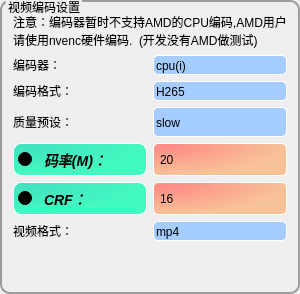
                        <widget class="QGroupBox" name="groupBox_om_2">
                         <property name="styleSheet">
                          <string notr="true">QGroupBox
{
     font: bold 15pt &quot;黑体&quot;;
     border-color: rgb(156, 156, 156);
     border-width: 2px;
     border-style: solid;
     border-radius:10px;
     margin-top: 5ex;
	 
}
QGroupBox::title {
    subcontrol-origin: margin;
    left: 6px;
top:0px;
}</string>
                         </property>
                         <property name="title">
                          <string>视频编码设置</string>
                         </property>
                         <layout class="QVBoxLayout" name="verticalLayout_12">
                          <item>
                           <widget class="QLabel" name="label_13">
                            <property name="styleSheet">
                             <string notr="true">font: bold 12pt &quot;Microsoft YaHei&quot;;</string>
                            </property>
                            <property name="text">
                             <string>注意：编码器暂时不支持AMD的CPU编码,AMD用户请使用nvenc硬件编码.  (开发没有AMD做测试)</string>
                            </property>
                            <property name="wordWrap">
                             <bool>true</bool>
                            </property>
                           </widget>
                          </item>
                          <item>
                           <layout class="QHBoxLayout" name="horizontalLayout_17">
                            <item>
                             <widget class="QLabel" name="label_18">
                              <property name="styleSheet">
                               <string notr="true">font: bold 13pt &quot;Microsoft YaHei&quot;;</string>
                              </property>
                              <property name="text">
                               <string>编码器：</string>
                              </property>
                             </widget>
                            </item>
                            <item>
                             <widget class="QComboBox" name="cb_encode">
                              <property name="sizePolicy">
                               <sizepolicy hsizetype="Preferred" vsizetype="Minimum">
                                <horstretch>0</horstretch>
                                <verstretch>0</verstretch>
                               </sizepolicy>
                              </property>
                              <property name="styleSheet">
                               <string notr="true">QComboBox
{
	border-radius:5px;
	background-color:rgb(165, 205, 255);
	font: bold 13pt &quot;Microsoft YaHei&quot;;
    color:rgb(0,0,0);
    border:1px outset rgb(255, 255, 255);
	padding-top: 2px;
	padding-left: 2px;
}
QComboBox:disabled
{
	background-color:rgba(50,50,50,200);
	font: 75 9pt &quot;Microsoft YaHei&quot;;
    color:rgb(160,160,160);
}
QComboBox:hover
{
	background-color: rgba(165, 205, 255,80%);
	border:1px solid rgb(31,156,220) ;
}
/*点击combox的样式*/
QComboBox:on
{
	border-radius:3px;
	background-color: rgba(165, 205, 255,80%);
	font: 75 9pt &quot;Microsoft YaHei&quot;;
    color:rgb(0,0,0);
    border:1px solid rgb(31,156,220) ;
}
/*下拉框的样式*/
QComboBox QAbstractItemView 
{
    outline: 0px solid gray;  /*取消选中虚线*/
    border: 1px solid rgb(31,156,220);  
    font: 75 9pt &quot;Microsoft YaHei&quot;;
    color: rgb(0,0,0);
    background-color: rgba(165, 205, 255,80%);
    selection-background-color: rgb(90,90,90);   
}
 /*选中每一项高度*/
QComboBox QAbstractItemView::item
 { 
	height: 25px;  
 }
/*选中每一项的字体颜色和背景颜色*/
QComboBox QAbstractItemView::item:selected 
{
    color: rgb(31,163,246);
	background-color: rgb(0,0,0); 
}
 /*下拉箭头的边框*/
QComboBox::drop-down 
{
	border:none;
}
 /*下拉箭头样式*/
QComboBox::down-arrow 
{
    right:10px;/*控制箭头左右偏移*/
    width: 9px;  
    height: 9px; 
  border-image: url(:/white/buttom_white/下1_down-two.svg);
      border-width:8px 8px 8px 8px;
}
 /*下拉箭头点击样式*/
QComboBox::down-arrow:on
{
    width: 9px;  
    height: 9px;   
    border-image: url(:/white/buttom_white/上1_up-two.svg);
    border-width:8px 8px 8px 8px;
}</string>
                              </property>
                              <item>
                               <property name="text">
                                <string>cpu(i)</string>
                               </property>
                              </item>
                              <item>
                               <property name="text">
                                <string>nvenc</string>
                               </property>
                              </item>
                             </widget>
                            </item>
                           </layout>
                          </item>
                          <item>
                           <layout class="QHBoxLayout" name="horizontalLayout_16">
                            <item>
                             <widget class="QLabel" name="label_22">
                              <property name="styleSheet">
                               <string notr="true">font: bold 13pt &quot;Microsoft YaHei&quot;;</string>
                              </property>
                              <property name="text">
                               <string>编码格式：</string>
                              </property>
                             </widget>
                            </item>
                            <item>
                             <widget class="QComboBox" name="cb_eformat">
                              <property name="sizePolicy">
                               <sizepolicy hsizetype="Preferred" vsizetype="Minimum">
                                <horstretch>0</horstretch>
                                <verstretch>0</verstretch>
                               </sizepolicy>
                              </property>
                              <property name="styleSheet">
                               <string notr="true">QComboBox
{
	border-radius:5px;
	background-color:rgb(165, 205, 255);
	font: bold 13pt &quot;Microsoft YaHei&quot;;
    color:rgb(0,0,0);
    border:1px outset rgb(255, 255, 255);
	padding-top: 2px;
	padding-left: 2px;
}
QComboBox:disabled
{
	background-color:rgba(50,50,50,200);
	font: 75 9pt &quot;Microsoft YaHei&quot;;
    color:rgb(160,160,160);
}
QComboBox:hover
{
	background-color: rgba(165, 205, 255,80%);
	border:1px solid rgb(31,156,220) ;
}
/*点击combox的样式*/
QComboBox:on
{
	border-radius:3px;
	background-color: rgba(165, 205, 255,80%);
	font: 75 9pt &quot;Microsoft YaHei&quot;;
    color:rgb(0,0,0);
    border:1px solid rgb(31,156,220) ;
}
/*下拉框的样式*/
QComboBox QAbstractItemView 
{
    outline: 0px solid gray;  /*取消选中虚线*/
    border: 1px solid rgb(31,156,220);  
    font: 75 9pt &quot;Microsoft YaHei&quot;;
    color: rgb(0,0,0);
    background-color: rgba(165, 205, 255,80%);
    selection-background-color: rgb(90,90,90);   
}
 /*选中每一项高度*/
QComboBox QAbstractItemView::item
 { 
	height: 25px;  
 }
/*选中每一项的字体颜色和背景颜色*/
QComboBox QAbstractItemView::item:selected 
{
    color: rgb(31,163,246);
	background-color: rgb(0,0,0); 
}
 /*下拉箭头的边框*/
QComboBox::drop-down 
{
	border:none;
}
 /*下拉箭头样式*/
QComboBox::down-arrow 
{
    right:10px;/*控制箭头左右偏移*/
    width: 9px;  
    height: 9px; 
  border-image: url(:/white/buttom_white/下1_down-two.svg);
      border-width:8px 8px 8px 8px;
}
 /*下拉箭头点击样式*/
QComboBox::down-arrow:on
{
    width: 9px;  
    height: 9px;   
    border-image: url(:/white/buttom_white/上1_up-two.svg);
    border-width:8px 8px 8px 8px;
}</string>
                              </property>
                              <item>
                               <property name="text">
                                <string>H265</string>
                               </property>
                              </item>
                              <item>
                               <property name="text">
                                <string>H264</string>
                               </property>
                              </item>
                             </widget>
                            </item>
                           </layout>
                          </item>
                          <item>
                           <layout class="QHBoxLayout" name="horizontalLayout_15">
                            <item>
                             <widget class="QLabel" name="label_23">
                              <property name="styleSheet">
                               <string notr="true">font: bold 13pt &quot;Microsoft YaHei&quot;;</string>
                              </property>
                              <property name="text">
                               <string>质量预设：</string>
                              </property>
                             </widget>
                            </item>
                            <item>
                             <widget class="QComboBox" name="cb_preset">
                              <property name="sizePolicy">
                               <sizepolicy hsizetype="Preferred" vsizetype="Minimum">
                                <horstretch>0</horstretch>
                                <verstretch>0</verstretch>
                               </sizepolicy>
                              </property>
                              <property name="minimumSize">
                               <size>
                                <width>0</width>
                                <height>30</height>
                               </size>
                              </property>
                              <property name="styleSheet">
                               <string notr="true">QComboBox
{
	border-radius:5px;
	background-color:rgb(165, 205, 255);
	font: bold 13pt &quot;Microsoft YaHei&quot;;
    color:rgb(0,0,0);
    border:1px outset rgb(255, 255, 255);
	padding-top: 2px;
	padding-left: 2px;
}
QComboBox:disabled
{
	background-color:rgba(50,50,50,200);
	font: 75 9pt &quot;Microsoft YaHei&quot;;
    color:rgb(160,160,160);
}
QComboBox:hover
{
	background-color: rgba(165, 205, 255,80%);
	border:1px solid rgb(31,156,220) ;
}
/*点击combox的样式*/
QComboBox:on
{
	border-radius:3px;
	background-color: rgba(165, 205, 255,80%);
	font: 75 9pt &quot;Microsoft YaHei&quot;;
    color:rgb(0,0,0);
    border:1px solid rgb(31,156,220) ;
}
/*下拉框的样式*/
QComboBox QAbstractItemView 
{
    outline: 0px solid gray;  /*取消选中虚线*/
    border: 1px solid rgb(31,156,220);  
    font: 75 9pt &quot;Microsoft YaHei&quot;;
    color: rgb(0,0,0);
    background-color: rgba(165, 205, 255,80%);
    selection-background-color: rgb(90,90,90);   
}
 /*选中每一项高度*/
QComboBox QAbstractItemView::item
 { 
	height: 25px;  
 }
/*选中每一项的字体颜色和背景颜色*/
QComboBox QAbstractItemView::item:selected 
{
    color: rgb(31,163,246);
	background-color: rgb(0,0,0); 
}
 /*下拉箭头的边框*/
QComboBox::drop-down 
{
	border:none;
}
 /*下拉箭头样式*/
QComboBox::down-arrow 
{
    right:10px;/*控制箭头左右偏移*/
    width: 9px;  
    height: 9px; 
  border-image: url(:/white/buttom_white/下1_down-two.svg);
      border-width:8px 8px 8px 8px;
}
 /*下拉箭头点击样式*/
QComboBox::down-arrow:on
{
    width: 9px;  
    height: 9px;   
    border-image: url(:/white/buttom_white/上1_up-two.svg);
    border-width:8px 8px 8px 8px;
}</string>
                              </property>
                              <item>
                               <property name="text">
                                <string>slow</string>
                               </property>
                              </item>
                              <item>
                               <property name="text">
                                <string>medium</string>
                               </property>
                              </item>
                              <item>
                               <property name="text">
                                <string>fast</string>
                               </property>
                              </item>
                             </widget>
                            </item>
                           </layout>
                          </item>
                          <item>
                           <layout class="QHBoxLayout" name="horizontalLayout_14">
                            <item>
                             <widget class="QRadioButton" name="rb_bit">
                              <property name="styleSheet">
                               <string notr="true">QRadioButton{
  spacing:12px;
  color: rgb(0, 0, 0);
  background-color: qradialgradient(cx:0, cy:0, radius:1, fx:0.1, fy:0.1, stop:0 rgb(66, 226, 192),  stop:1 rgb(66, 250, 192));
  border:1px outset rgb(255, 255, 255);
  border-radius:8px;
  padding:4px;
    font-family: &quot;Microsoft YaHei&quot;;
	font-size: 14px;
	font-style: italic;
	font-weight: bold;
    font: bold 18px &quot;Microsoft YaHei&quot;
}
QRadioButton:hover {
  background-color:rgb(50, 250, 180);
  border:2px outset rgba(36, 36, 36,0);
}
QRadioButton:pressed {
  background-color:rgb(66, 250, 192);
  border:4px outset rgba(36, 36, 36,0);
}</string>
                              </property>
                              <property name="text">
                               <string>码率(M)：</string>
                              </property>
                             </widget>
                            </item>
                            <item>
                             <widget class="QSpinBox" name="sb_bit">
                              <property name="sizePolicy">
                               <sizepolicy hsizetype="Minimum" vsizetype="Minimum">
                                <horstretch>0</horstretch>
                                <verstretch>0</verstretch>
                               </sizepolicy>
                              </property>
                              <property name="styleSheet">
                               <string notr="true">QSpinBox {
    padding-top: 2px;
    padding-bottom: 2px;
	padding-left: 4px;
    padding-right: 15px;
    border:1px outset rgb(255, 255, 255);
    border-radius:5px;
	color: rgb(200,200,200);
    background-color: qradialgradient(cx:0, cy:0, radius:1, fx:0.1, fy:0.1, stop:0 rgb(253, 139, 133),  stop:1 rgb(248, 194, 152));
	selection-color: rgb(235,235,235);
	selection-background-color: rgb(83,121,180);
	font: bold 13pt &quot;Microsoft YaHei&quot;;
    color:rgb(0,0,0);
	
}

QSpinBox:hover {
   	background-color: rgb(248, 194, 152);
	border:1px solid rgb(31,156,220) ;
}

QSpinBox::up-button { /* 向上按钮 */
	subcontrol-origin: border; /* 起始位置 */
	subcontrol-position: top right; /* 居于右上角 */
	border: none;
	width: 12px;
	margin-top: 2px;
	margin-right: 13px;
	margin-bottom: 0px;
}

QSpinBox::up-button:hover {
	border: none;
}

QSpinBox::up-arrow { /* 向上箭头，图片大小为8x8 */
	image: url(:/white/buttom_white/上-小_up-small.svg);
}

QSpinBox::up-arrow:hover {
	image: url(:/white/buttom_white/上-小_up-small.svg);
}

QSpinBox::up-arrow:disabled, QSpinBox::up-arrow:off {
	image: url(:/white/buttom_white/上-小_up-small.svg);
}

QSpinBox::down-button { /* 向下按钮 */
	subcontrol-origin: border;
	subcontrol-position: bottom right;
	border: none;
	width: 12px;
	margin-top: 0px;
	margin-right: 13px;
	margin-bottom: 2px;
}

QSpinBox::down-button:hover {
	border: none;
}

QSpinBox::down-arrow { /* 向下箭头 */
	image: url(:/white/buttom_white/下-小_down-small.svg);
}

QSpinBox::down-arrow:hover {
	image: url(:/white/buttom_white/下-小_down-small.svg);
}

QSpinBox::down-arrow:disabled, QSpinBox::down-arrow:off {
	image: url(:/white/buttom_white/下-小_down-small.svg);
}</string>
                              </property>
                              <property name="minimum">
                               <number>1</number>
                              </property>
                              <property name="maximum">
                               <number>100</number>
                              </property>
                              <property name="value">
                               <number>20</number>
                              </property>
                             </widget>
                            </item>
                           </layout>
                          </item>
                          <item>
                           <layout class="QHBoxLayout" name="horizontalLayout_12">
                            <item>
                             <widget class="QRadioButton" name="rb_crf">
                              <property name="styleSheet">
                               <string notr="true">QRadioButton{
  spacing:12px;
  color: rgb(0, 0, 0);
  background-color: qradialgradient(cx:0, cy:0, radius:1, fx:0.1, fy:0.1, stop:0 rgb(66, 226, 192),  stop:1 rgb(66, 250, 192));
  border:1px outset rgb(255, 255, 255);
  border-radius:8px;
  padding:4px;
    font-family: &quot;Microsoft YaHei&quot;;
	font-size: 14px;
	font-style: italic;
	font-weight: bold;
    font: bold 18px &quot;Microsoft YaHei&quot;
}
QRadioButton:hover {
  background-color:rgb(50, 250, 180);
  border:2px outset rgba(36, 36, 36,0);
}
QRadioButton:pressed {
  background-color:rgb(66, 250, 192);
  border:4px outset rgba(36, 36, 36,0);
}</string>
                              </property>
                              <property name="text">
                               <string>CRF：</string>
                              </property>
                              <property name="checked">
                               <bool>true</bool>
                              </property>
                             </widget>
                            </item>
                            <item>
                             <widget class="QSpinBox" name="sb_crf">
                              <property name="sizePolicy">
                               <sizepolicy hsizetype="Minimum" vsizetype="Minimum">
                                <horstretch>0</horstretch>
                                <verstretch>0</verstretch>
                               </sizepolicy>
                              </property>
                              <property name="styleSheet">
                               <string notr="true">QSpinBox {
    padding-top: 2px;
    padding-bottom: 2px;
	padding-left: 4px;
    padding-right: 15px;
    border:1px outset rgb(255, 255, 255);
    border-radius:5px;
	color: rgb(200,200,200);
    background-color: qradialgradient(cx:0, cy:0, radius:1, fx:0.1, fy:0.1, stop:0 rgb(253, 139, 133),  stop:1 rgb(248, 194, 152));
	selection-color: rgb(235,235,235);
	selection-background-color: rgb(83,121,180);
	font: bold 13pt &quot;Microsoft YaHei&quot;;
    color:rgb(0,0,0);
	
}

QSpinBox:hover {
   	background-color: rgb(248, 194, 152);
	border:1px solid rgb(31,156,220) ;
}

QSpinBox::up-button { /* 向上按钮 */
	subcontrol-origin: border; /* 起始位置 */
	subcontrol-position: top right; /* 居于右上角 */
	border: none;
	width: 12px;
	margin-top: 2px;
	margin-right: 13px;
	margin-bottom: 0px;
}

QSpinBox::up-button:hover {
	border: none;
}

QSpinBox::up-arrow { /* 向上箭头，图片大小为8x8 */
	image: url(:/white/buttom_white/上-小_up-small.svg);
}

QSpinBox::up-arrow:hover {
	image: url(:/white/buttom_white/上-小_up-small.svg);
}

QSpinBox::up-arrow:disabled, QSpinBox::up-arrow:off {
	image: url(:/white/buttom_white/上-小_up-small.svg);
}

QSpinBox::down-button { /* 向下按钮 */
	subcontrol-origin: border;
	subcontrol-position: bottom right;
	border: none;
	width: 12px;
	margin-top: 0px;
	margin-right: 13px;
	margin-bottom: 2px;
}

QSpinBox::down-button:hover {
	border: none;
}

QSpinBox::down-arrow { /* 向下箭头 */
	image: url(:/white/buttom_white/下-小_down-small.svg);
}

QSpinBox::down-arrow:hover {
	image: url(:/white/buttom_white/下-小_down-small.svg);
}

QSpinBox::down-arrow:disabled, QSpinBox::down-arrow:off {
	image: url(:/white/buttom_white/下-小_down-small.svg);
}</string>
                              </property>
                              <property name="minimum">
                               <number>1</number>
                              </property>
                              <property name="maximum">
                               <number>20</number>
                              </property>
                              <property name="value">
                               <number>16</number>
                              </property>
                             </widget>
                            </item>
                           </layout>
                          </item>
                          <item>
                           <layout class="QHBoxLayout" name="horizontalLayout_13">
                            <item>
                             <widget class="QLabel" name="label_25">
                              <property name="styleSheet">
                               <string notr="true">font: bold 13pt &quot;Microsoft YaHei&quot;;</string>
                              </property>
                              <property name="text">
                               <string>视频格式：</string>
                              </property>
                             </widget>
                            </item>
                            <item>
                             <widget class="QComboBox" name="cb_vformat">
                              <property name="sizePolicy">
                               <sizepolicy hsizetype="Preferred" vsizetype="Minimum">
                                <horstretch>0</horstretch>
                                <verstretch>0</verstretch>
                               </sizepolicy>
                              </property>
                              <property name="styleSheet">
                               <string notr="true">QComboBox
{
	border-radius:5px;
	background-color:rgb(165, 205, 255);
	font: bold 13pt &quot;Microsoft YaHei&quot;;
    color:rgb(0,0,0);
    border:1px outset rgb(255, 255, 255);
	padding-top: 2px;
	padding-left: 2px;
}
QComboBox:disabled
{
	background-color:rgba(50,50,50,200);
	font: 75 9pt &quot;Microsoft YaHei&quot;;
    color:rgb(160,160,160);
}
QComboBox:hover
{
	background-color: rgba(165, 205, 255,80%);
	border:1px solid rgb(31,156,220) ;
}
/*点击combox的样式*/
QComboBox:on
{
	border-radius:3px;
	background-color: rgba(165, 205, 255,80%);
	font: 75 9pt &quot;Microsoft YaHei&quot;;
    color:rgb(0,0,0);
    border:1px solid rgb(31,156,220) ;
}
/*下拉框的样式*/
QComboBox QAbstractItemView 
{
    outline: 0px solid gray;  /*取消选中虚线*/
    border: 1px solid rgb(31,156,220);  
    font: 75 9pt &quot;Microsoft YaHei&quot;;
    color: rgb(0,0,0);
    background-color: rgba(165, 205, 255,80%);
    selection-background-color: rgb(90,90,90);   
}
 /*选中每一项高度*/
QComboBox QAbstractItemView::item
 { 
	height: 25px;  
 }
/*选中每一项的字体颜色和背景颜色*/
QComboBox QAbstractItemView::item:selected 
{
    color: rgb(31,163,246);
	background-color: rgb(0,0,0); 
}
 /*下拉箭头的边框*/
QComboBox::drop-down 
{
	border:none;
}
 /*下拉箭头样式*/
QComboBox::down-arrow 
{
    right:10px;/*控制箭头左右偏移*/
    width: 9px;  
    height: 9px; 
  border-image: url(:/white/buttom_white/下1_down-two.svg);
      border-width:8px 8px 8px 8px;
}
 /*下拉箭头点击样式*/
QComboBox::down-arrow:on
{
    width: 9px;  
    height: 9px;   
    border-image: url(:/white/buttom_white/上1_up-two.svg);
    border-width:8px 8px 8px 8px;
}</string>
                              </property>
                              <item>
                               <property name="text">
                                <string>mp4</string>
                               </property>
                              </item>
                              <item>
                               <property name="text">
                                <string>mkv</string>
                               </property>
                              </item>
                              <item>
                               <property name="text">
                                <string>mov</string>
                               </property>
                              </item>
                             </widget>
                            </item>
                           </layout>
                          </item>
                          <item>
                           <spacer name="verticalSpacer_9">
                            <property name="orientation">
                             <enum>Qt::Vertical</enum>
                            </property>
                            <property name="sizeHint" stdset="0">
                             <size>
                              <width>20</width>
                              <height>40</height>
                             </size>
                            </property>
                           </spacer>
                          </item>
                         </layout>
                        </widget>
